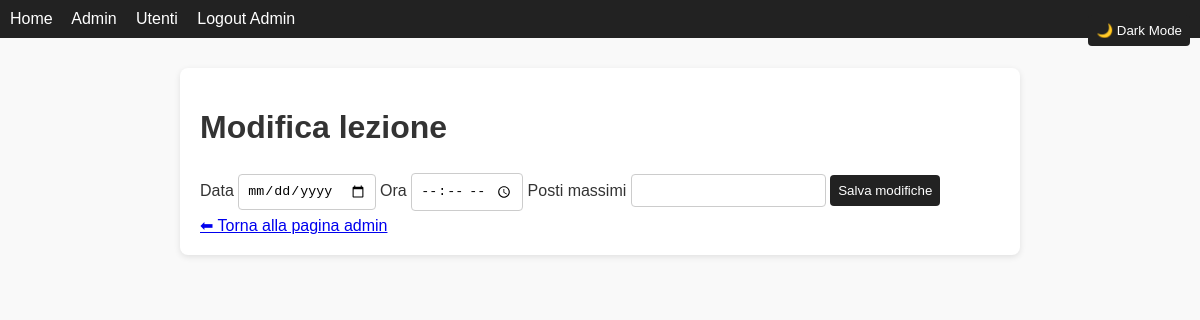
The page /admin/edit/1 (signed in) on the database as committed earlier.
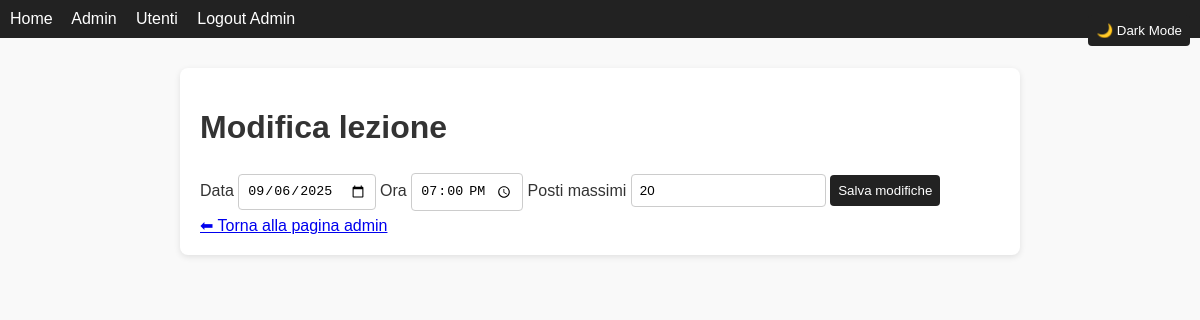
The same page on the database as committed later.
### tables this page shows
CREATE TABLE classi (
    id INTEGER PRIMARY KEY AUTOINCREMENT,
    data DATE NOT NULL,
    ora TIME NOT NULL,
    max_posti INTEGER NOT NULL
);

### app.py (the view, shortened to what this page needs)
@app.route("/admin/edit/<int:classe_id>", methods=["GET", "POST"])
@admin_required
def edit_classe(classe_id):
    db = get_db()
    classe = db.execute("SELECT * FROM classi WHERE id=?", (classe_id,)).fetchone()
    return render_template("edit_classe.html", classe=classe)

### app.py (called while the page is built)
def get_db():
    conn = sqlite3.connect(DB_FILE)
    conn.row_factory = sqlite3.Row
    return conn

def admin_required(f):
    @wraps(f)
    def wrapper(*args, **kwargs):
        if not session.get("admin"):
            return redirect(url_for("login"))
        return f(*args, **kwargs)
    return wrapper

### templates/edit_classe.html (shortened to what this page needs)
{% extends "layout.html" %}
{% block content %}
<h1>Modifica lezione</h1>
<form action="/admin/edit/{{ classe.id }}" method="post">
    <label for="data">Data</label>
    <input type="date" id="data" name="data" value="{{ classe.data }}" required>
    <label for="ora">Ora</label>
    <input type="time" id="ora" name="ora" value="{{ classe.ora }}" required>
    <label for="max_posti">Posti massimi</label>
    <input type="number" id="max_posti" name="max_posti" value="{{ classe.max_posti }}" min="1" required>
    <button type="submit">Salva modifiche</button>
</form>
<a href="{{ url_for('admin') }}">⬅ Torna alla pagina admin</a>
{% endblock %}

Rows that differ between the two databases and show on the page:
added classi: data "09/06/2025", ora "19:00", max_posti "20"
